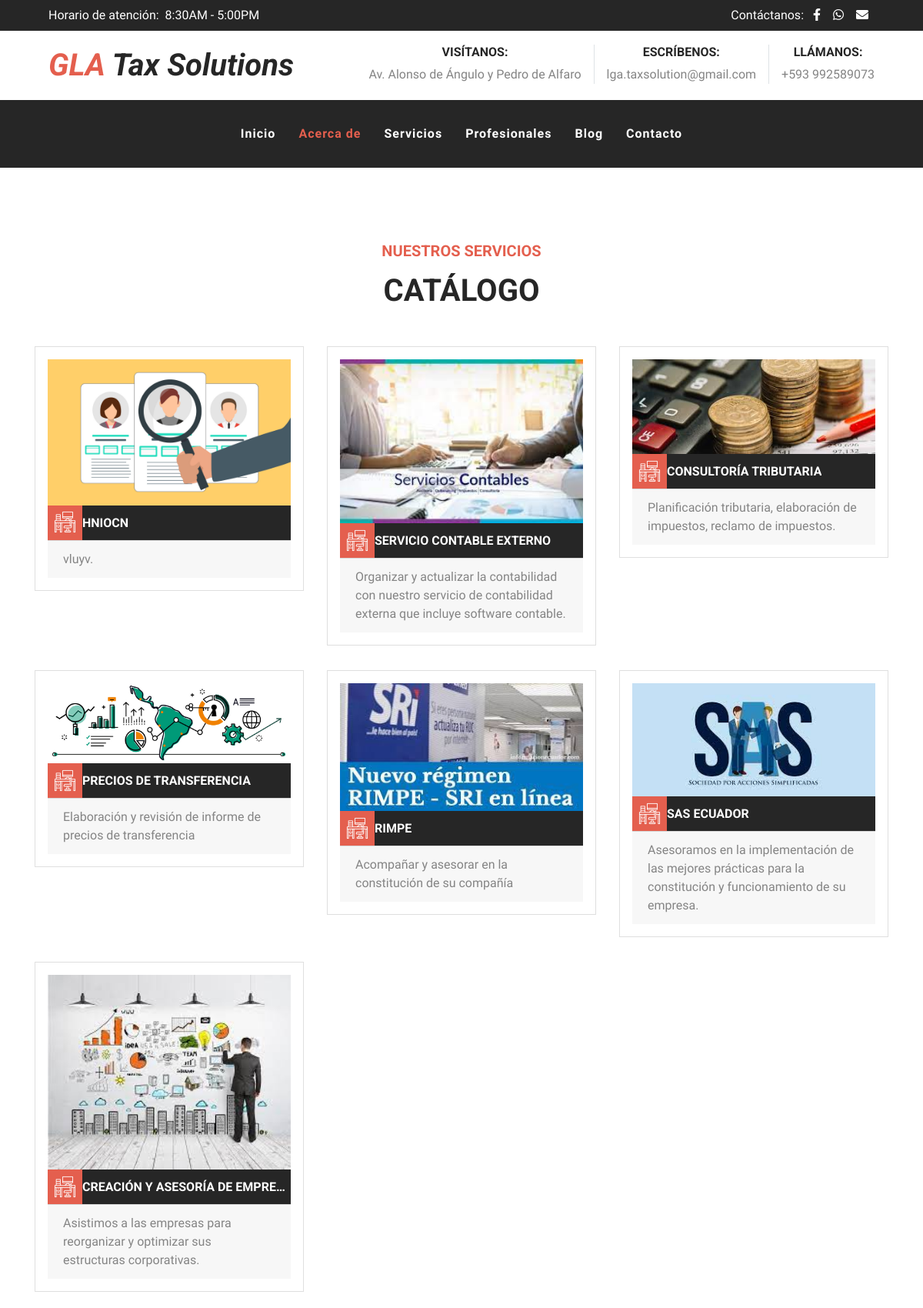
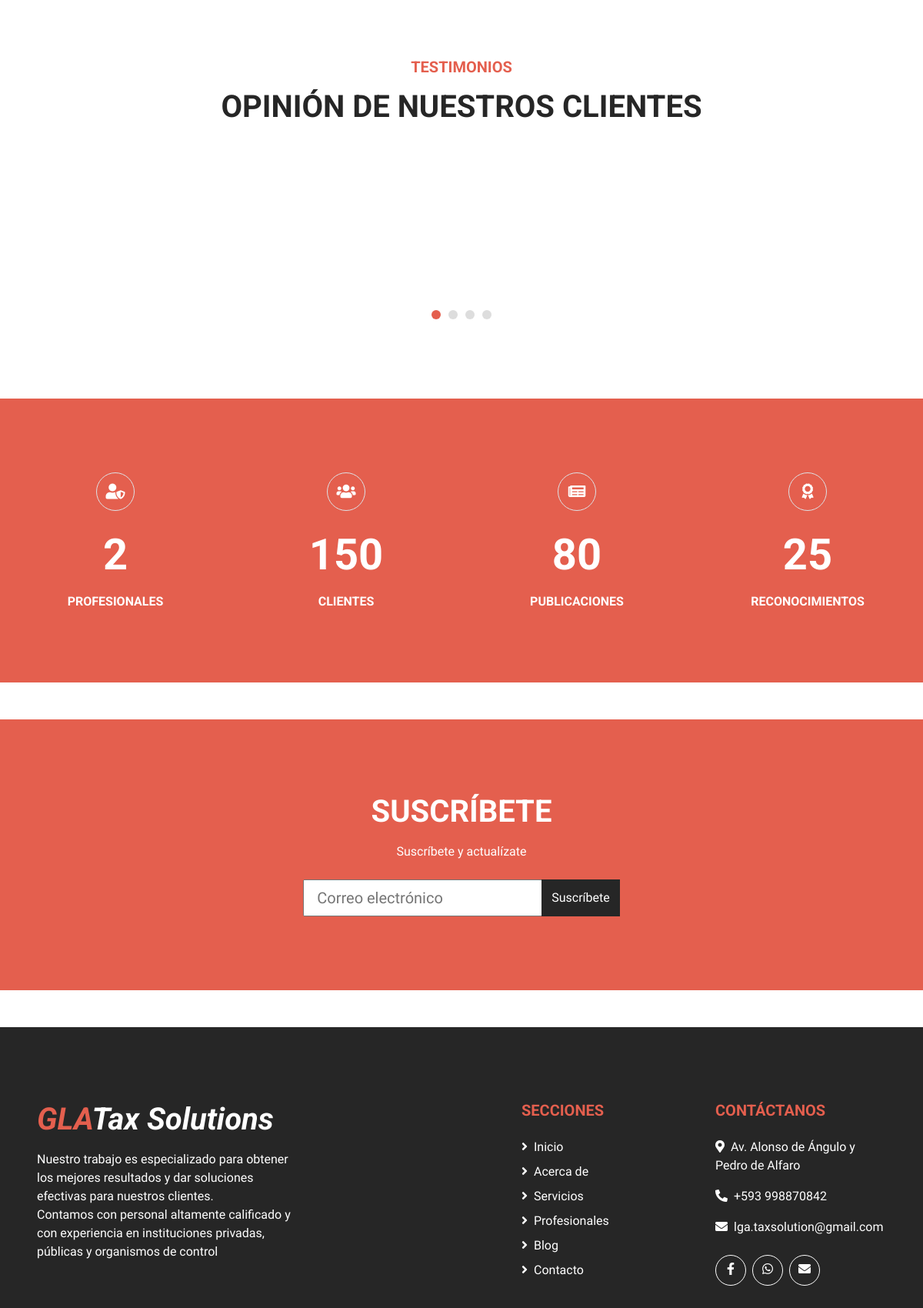
Page /services/ (upper part) on the committed database (2 pictures, top to bottom).
### services/models.py (models this page shows, shortened)
class Service(models.Model):
    image=models.ImageField(verbose_name="Imagen", upload_to="services")
    title=models.CharField(max_length=200, verbose_name="Titulo")
    content=models.TextField(verbose_name="Contenido")
    created=models.DateTimeField(auto_now_add=True, verbose_name="Fecha de creacion")
    updated=models.DateTimeField(auto_now=True, verbose_name="Fecha de actualizacion")
    class Meta:
        verbose_name="servicio"
        verbose_name_plural="servicios"
        ordering=['-created']

### services/views.py (the view)
# urls.py: path('', views.services, name="services"),
def services(request):
    services= Service.objects.all()
    return render(request,"services/services.html",{'services':services})

### social/processor.py (called while the page is built)
def ctx_dict(request):
    ctx={}
    socialList=Social.objects.all()
    for social in socialList:
        ctx[social.key]=social.url
    return ctx

### services/templates/services/services.html (shortened to what this page needs)
{% extends 'core/base.html' %}
{%load static%}
{%block content%}
    <div class="container pt-5">
        <div class="d-flex flex-column text-center mb-5">
            <h5 class="text-primary mb-3">Nuestros Servicios</h5>
            <h1 class="m-0">Catálogo</h1>
        </div>
        <div class="row pb-3">
        {% for service in services %}
            <div class="col-md-6 col-lg-4 mb-4">
                <div class="card mb-2 p-3">
                    <img class="card-img-top" src={{service.image.url}} alt="">
                    <div class="card-body bg-secondary d-flex align-items-center p-0">
                        <h3 class="flaticon-desk font-weight-normal d-flex flex-shrink-0 align-items-center justify-content-center bg-primary text-white m-0 " style="width: 45px; height: 45px;"></h3>
                        <h6 class="card-title text-white text-truncate m-0">{{service.title}}</h6>
                    </div>
                    <div class="card-footer">
                        {{service.content}}
                    </div>
                </div>
            </div>
        {% endfor %}
        </div>
    </div>
    <div class="container-fluid p-0">
        <div class="container p-0 py-5">
            <div class="d-flex flex-column text-center mb-5">
                <h5 class="text-primary mb-3">Testimonios</h5>
                <h1 class="m-0">Opinión de nuestros clientes</h1>
            </div>
            <div class="owl-carousel testimonial-carousel">
                <div class="testimonial-item px-3">
                    <div class="testimonial-text position-relative border bg-light mb-4 py-3 px-4">
                    </div>
                    <div class="d-flex align-items-center">
                        <img class="img-thumbnail bg-light rounded-circle" src="{%static 'core/img/testimonial4.jpg' %}" style="width: 80px; height: 80px; padding: 12px;" alt="Image">
                        <div class="pl-4">
                            <h6 class="text-primary">Susana Diaz</h6>
                            <p class="m-0">CHEVYCAR</p>
                        </div>
                    </div>
                </div>
                <div class="testimonial-item px-3">
                    <div class="testimonial-text position-relative border bg-light mb-4 py-3 px-4">
                    </div>
                    <div class="d-flex align-items-center">
                        <img class="img-thumbnail bg-light rounded-circle" src="{%static 'core/img/testimonial-2.jpg' %}" style="width: 80px; height: 80px; padding: 12px;" alt="Image">
                        <div class="pl-4">
                            <h6 class="text-primary">Juan Carlos Zapata</h6>
                            <p class="m-0">ESPE</p>
                        </div>
                    </div>
                </div>
                <div class="testimonial-item px-3">
                    <div class="testimonial-text position-relative border bg-light mb-4 py-3 px-4">
                    </div>
                    <div class="d-flex align-items-center">
                        <img class="img-thumbnail bg-light rounded-circle" src="{%static 'core/img/testimonial-1.jpg' %}" style="width: 80px; height: 80px; padding: 12px;" alt="Image">
                        <div class="pl-4">
                            <h6 class="text-primary">Shiang Zhen</h6>
                            <p class="m-0">PETRO ORIENTAL</p>
                        </div>
                    </div>
                </div>
            </div>
        </div>
    </div>
{% endblock %}

### rows in the picture
Service: image (picture), title "HNIOCN", content "vluyv."
Service: image (picture), title "SERVICIO CONTABLE EXTERNO", content "Organizar y actualizar la contabilidad con nuestro servicio de contabilidad externa que incluye software contable."
Service: image (picture), title "CONSULTORÍA TRIBUTARIA", content "Planificación tributaria, elaboración de impuestos, reclamo de impuestos."
Service: image (picture), title "PRECIOS DE TRANSFERENCIA", content "Elaboración y revisión de informe de precios de transferencia"
Service: image (picture), title "RIMPE", content "Acompañar y asesorar en la constitución de su compañía"
Service: image (picture), title "SAS ECUADOR", content "Asesoramos en la implementación de las mejores prácticas para la constitución y funcionamiento de su empresa."
Service: image (picture), title "CREACIÓN Y ASESORÍA DE EMPRE…", content "Asistimos a las empresas para reorganizar y optimizar sus estructuras corporativas."
